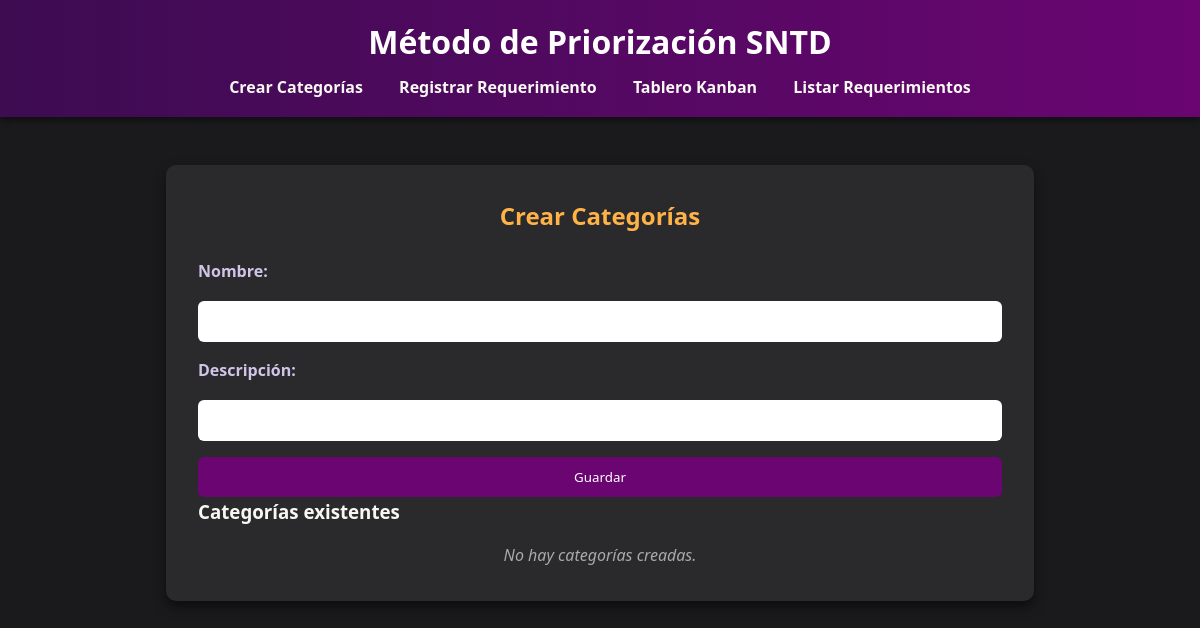
Before: /categorias/ with the older database file.
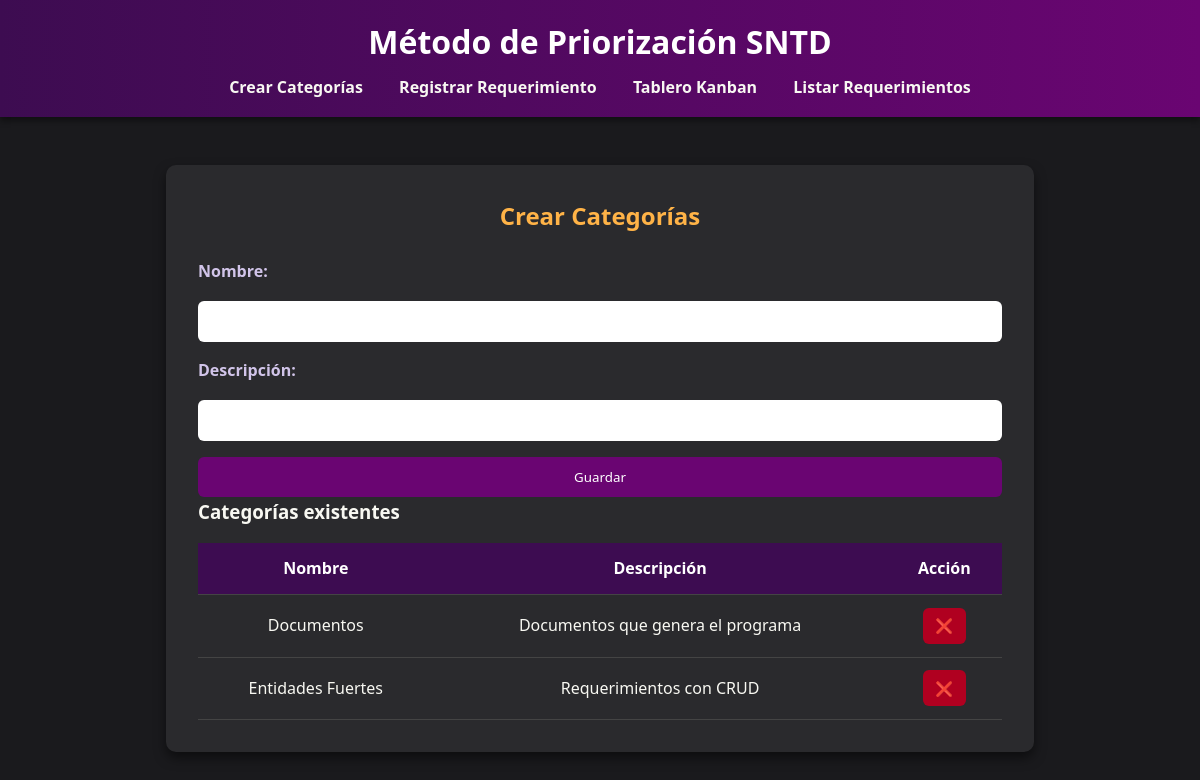
After: the same page with the newer database file.
### sntd/models.py (models this page shows, shortened)
class Categorias(models.Model):
    nombre = models.CharField(max_length=100)
    descripcion = models.TextField(blank=True, null=True)

### sntd/views.py (the view)
# urls.py: path('categorias/', views.categorias, name='categorias'),
def categorias(request):
    if request.method == 'POST':
        nombre = request.POST.get('nombre')
        descripcion = request.POST.get('descripcion')
        if nombre:  # Evita guardar vacíos
            Categorias.objects.create(nombre=nombre, descripcion=descripcion)
        return redirect('categorias')
    partes = Categorias.objects.all().order_by('nombre')
    return render(request, 'sntd/categorias.html', {'partes': partes})

### sntd/templates/sntd/categorias.html (shortened to what this page needs)
{% extends "sntd/base.html" %}
{% block content %}
<div class="card">
    <h2>Crear Categorías</h2>
    <form method="POST">
        <label>Nombre:</label>
        <input type="text" name="nombre" required>
        <label>Descripción:</label>
        <input type="text" name="descripcion">
        <button type="submit" class="btn">Guardar</button>
    </form>
    <h3>Categorías existentes</h3>
    {% if partes %}
    <table>
        <tr><th>Nombre</th><th>Descripción</th><th>Acción</th></tr>
        {% for p in partes %}
        <tr>
            <td>{{ p.nombre }}</td>
            <td>{{ p.descripcion }}</td>
            <td><a href="{% url 'eliminar_categoria' p.id %}" class="btn danger small">❌</a></td>
        </tr>
        {% endfor %}
    </table>
    {% else %}
    <p class="empty">No hay categorías creadas.</p>
    {% endif %}
</div>
{% endblock %}

Changed rows visible on the page:
added Categorias: nombre "Documentos", descripcion "Documentos que genera el programa"
added Categorias: nombre "Entidades Fuertes", descripcion "Requerimientos con CRUD"
Other visible differences:
text no longer shown: "No hay categorías creadas."
text now shown: "Nombre Descripción Acción"
